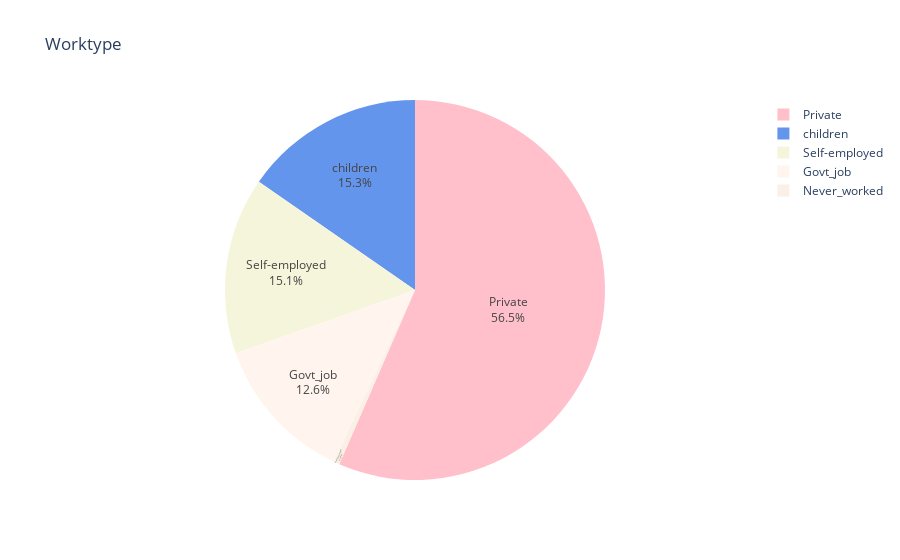

The notebook cell saved with this chart:
### Code cell
#work type
worktypew=dict(df['work_type'].value_counts())
fig=px.pie(names=worktypew.keys(),values=worktypew.values(),title="Worktype",color_discrete_sequence=custom_palette)
fig.update_traces(textposition='inside', textinfo='percent+label')

### Figure 1 — Plotly figure (JSON) as saved in the notebook; plotly's stock layout.template omitted (floating-point values rounded to 4 significant figures)
{"data": [{"domain": {"x": [0, 1], "y": [0, 1]}, "hovertemplate": "label=%{label}<br>value=%{value}<extra></extra>", "labels": ["Private", "children", "Self-employed", "Govt_job", "Never_worked"], "legendgroup": "", "name": "", "showlegend": true, "textinfo": "percent+label", "textposition": "inside", "type": "pie", "values": [2482, 674, 661, 552, 22]}], "layout": {"autosize": true, "legend": {"tracegroupgap": 0}, "piecolorway": ["pink", "cornflowerblue", "beige", "seashell", "linen"], "title": {"text": "Worktype"}}}
